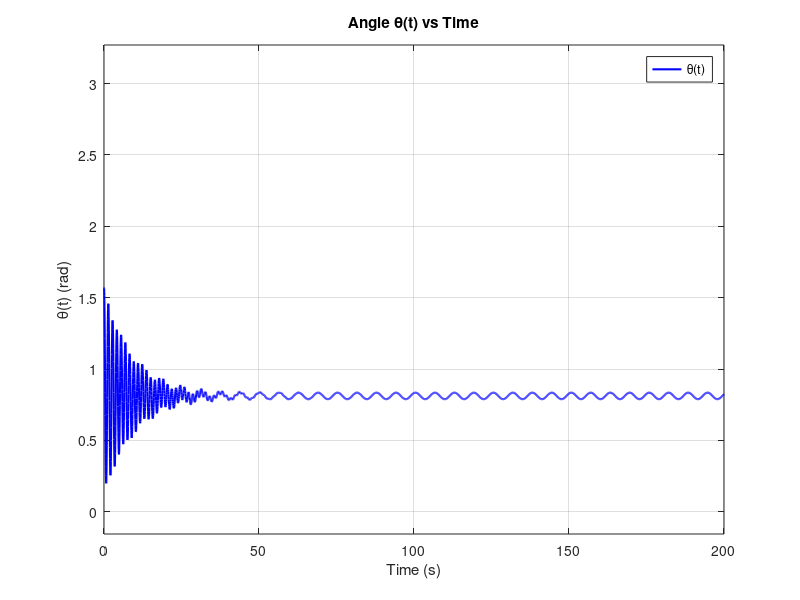
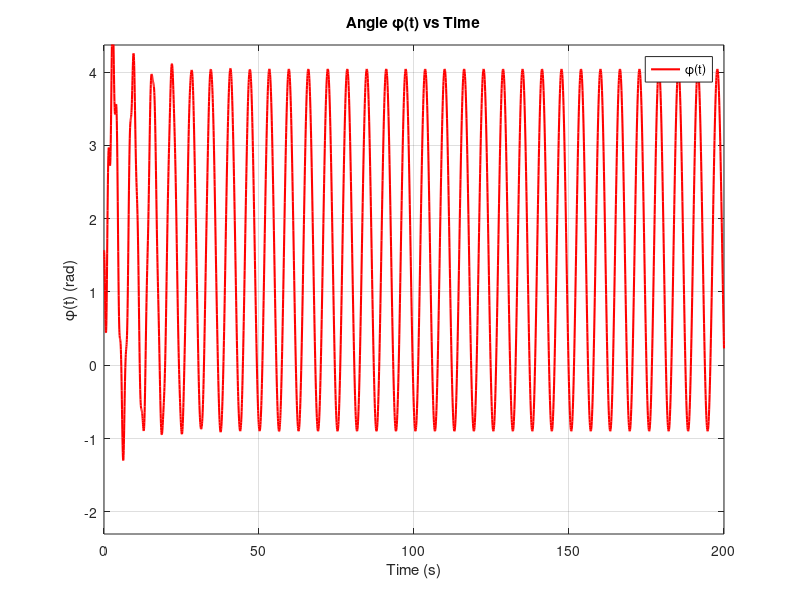
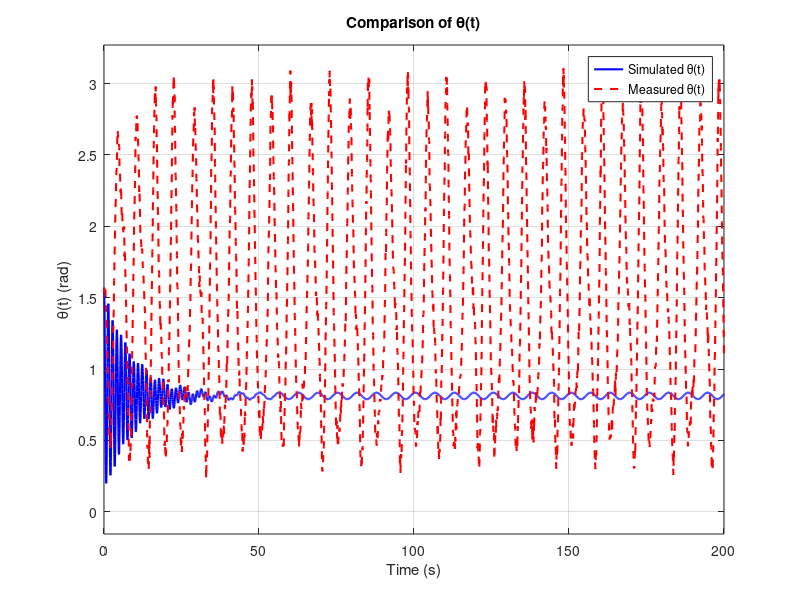
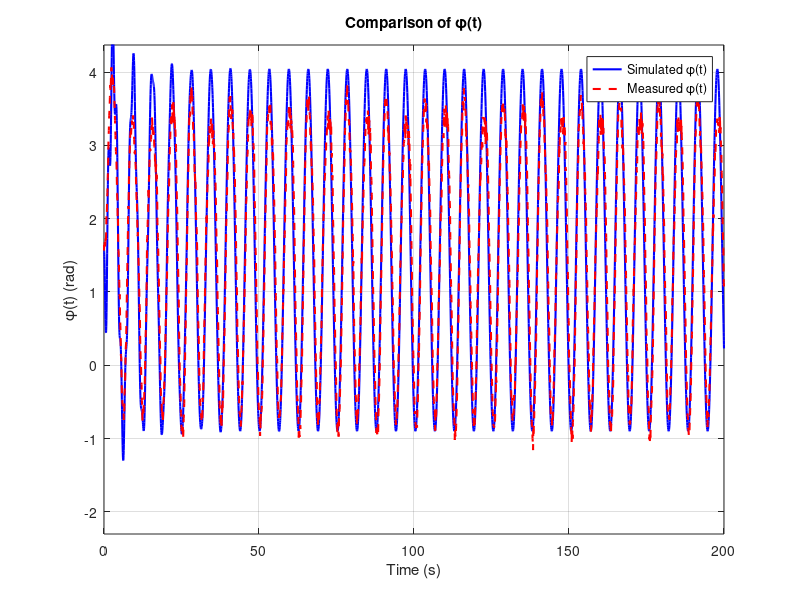

Recreate these plots in MATLAB, in order.
%% Reaction Wheel Pendulum Simulation and Comparison
% This script computes the EoMs, simulates the system, and compares the results with measured signals.

% Clear workspace and command window
clear; clc;



% Define system parameters
g = 9.81;          % Gravitational acceleration (m/s^2)
lp = 0.5;          % Pendulum arm center of mass distance to point A (m)
lw = 1;            % Reaction wheel center of mass distance to point A (m)
mp = 1;            % Mass of the pendulum arm (kg)
mw = 0.2;          % Mass of the reaction wheel and the motor (kg)
Jp = 0.083;        % Rotational inertia of the pendulum arm w.r.t. its center of mass (kg·m^2)
Jw = 0.1;          % Rotational inertia of the reaction wheel w.r.t. its center of mass (kg·m^2)
dtheta = 0.1;      % Rotational damping coefficient of the pendulum arm (N·m·s/rad)
dphi = 0.2;        % Rotational damping coefficient of the wheel (N·m·s/rad)
ktheta = 6.558;    % Rotational spring coefficient of the pendulum arm (N·m/rad)
kphi = 0.114;      % Rotational spring coefficient of the wheel (N·m/rad)
theta_ref = pi/2;  % Resting position of the pendulum arm spring (rad)
phi_ref = pi/2;    % Resting position of the wheel spring (rad)

% Pack parameters into a struct
params = struct('g', g, 'lp', lp, 'lw', lw, 'mp', mp, 'mw', mw, ...
                'Jp', Jp, 'Jw', Jw, 'dtheta', dtheta, 'dphi', dphi, ...
                'ktheta', ktheta, 'kphi', kphi, 'theta_ref', theta_ref, ...
                'phi_ref', phi_ref);

% Define the Equations of Motion (EoMs) as a function
function dqdt = RWP_EOM(t, q, params)
    % Unpack parameters
    g = params.g;
    lp = params.lp;
    lw = params.lw;
    mp = params.mp;
    mw = params.mw;
    Jp = params.Jp;
    Jw = params.Jw;
    dtheta = params.dtheta;
    dphi = params.dphi;
    ktheta = params.ktheta;
    kphi = params.kphi;
    theta_ref = params.theta_ref;
    phi_ref = params.phi_ref;

    % Unpack state variables
    theta = q(1);       % Angle θ(t)
    phi = q(2);         % Angle ϕ(t)
    theta_dot = q(3);   % Angular velocity θ̇(t)
    phi_dot = q(4);     % Angular velocity ϕ̇(t)

    % Define inputs
    tau = (1/2) * sin(t);            % External applied torque τ(t)
    spd = (1/2) + (1/5) * sin(2*t);  % Prescribed displacement x(t)
    % Note: spd(t) is not directly used in this EoM as the cart is massless

    % Compute the mass matrix M(q)
    M11 = Jp + mp * lp^2 + Jw + mw * lw^2;  % M(1,1) element
    M12 = -Jw;                              % M(1,2) element
    M21 = -Jw;                              % M(2,1) element
    M22 = Jw;                               % M(2,2) element

    % Assemble the mass matrix M
    M = [M11, M12;
         M21, M22];

    % Compute the generalized forces F(q, q_dot, t)
    F1 = -mp * g * lp * sin(theta) - mw * g * lw * sin(theta) ... % Gravitational forces
         - dtheta * theta_dot ...                                  % Damping on θ
         - ktheta * (theta - theta_ref);                           % Spring force on θ

    F2 = tau ...                                                   % External torque τ(t)
         - dphi * (phi_dot - theta_dot) ...                        % Damping between ϕ and θ
         - kphi * (phi - phi_ref);                                 % Spring force on ϕ

    % Compute the accelerations q̈
    q_ddot = M \ [F1; F2];

    % Assemble the derivatives dqdt
    dqdt = [theta_dot;             % θ̇(t)
            phi_dot;               % ϕ̇(t)
            q_ddot(1);             % θ̈(t)
            q_ddot(2)];            % ϕ̈(t)
end

%% Question f) - Simulate the System

% Define initial conditions
theta0 = pi/2;  % Initial angle θ(0) = π/2 rad
phi0 = pi/2;    % Initial angle ϕ(0) = π/2 rad
theta_dot0 = 0; % Initial angular velocity θ̇(0) = 0 rad/s
phi_dot0 = 0;   % Initial angular velocity ϕ̇(0) = 0 rad/s

% Combine initial conditions into a vector q0
q0 = [theta0; phi0; theta_dot0; phi_dot0];

% Define simulation time span
t_start = 0;     % Start time (s)
t_end = 200;     % End time (s)
tspan = [t_start, t_end];  % Time interval for simulation

% Solve the system of ODEs using ode45 solver
[t, q] = ode45(@(t, q) RWP_EOM(t, q, params), tspan, q0);

% Extract the angles θ(t) and ϕ(t) from the solution q
theta = q(:, 1);  % Angle θ(t)
phi = q(:, 2);    % Angle ϕ(t)

% Plot the angle θ(t) over time
figure;
plot(t, theta, 'b', 'LineWidth', 1.5);
title('Angle \theta(t) vs Time');
xlabel('Time (s)');
ylabel('\theta(t) (rad)');
xlim([0, 200]);
ylim([-0.156, 3.27]);
grid on;
legend('\theta(t)');

% Plot the angle ϕ(t) over time
figure;
plot(t, phi, 'r', 'LineWidth', 1.5);
title('Angle \phi(t) vs Time');
xlabel('Time (s)');
ylabel('\phi(t) (rad)');
xlim([0, 200]);
ylim([-2.303, 4.37]);
grid on;
legend('\phi(t)');

%% Question g) - Compare Simulated Outputs with Measured Signals

% Load the provided measured signals
load('MeasuredSignals.mat');  % Ensure 'MeasuredSignals.mat' is in the current directory

% Check available fields in MeasuredSignals
availableFields = fieldnames(MeasuredSignals)

% Compare θ(t) if available
if ismember('theta', availableFields)
    figure;
    plot(t, theta, 'b', 'LineWidth', 1.5);
    hold on;
    plot(MeasuredSignals.t, MeasuredSignals.theta, 'r--', 'LineWidth', 1.5);
    title('Comparison of \theta(t)');
    xlabel('Time (s)');
    ylabel('\theta(t) (rad)');
    xlim([0, 200]);
    ylim([-0.156, 3.27]);
    grid on;
    legend('Simulated \theta(t)', 'Measured \theta(t)');
    hold off;
else
    warning('Measured \theta(t) data not available.');
end

% Compare ϕ(t) if available
if ismember('varphi', availableFields)
    figure;
    plot(t, phi, 'b', 'LineWidth', 1.5);  % Plot simulated ϕ(t)
    hold on;
    plot(MeasuredSignals.t, MeasuredSignals.varphi, 'r--', 'LineWidth', 1.5);  % Use MeasuredSignals.varphi
    title('Comparison of \phi(t)');
    xlabel('Time (s)');
    ylabel('\phi(t) (rad)');
    xlim([0, 200]);
    ylim([-2.303, 4.37]);
    grid on;
    legend('Simulated \phi(t)', 'Measured \phi(t)');
    hold off;
else
    warning('Measured \phi(t) data not available.');
end

% Analyze differences between simulated and measured data
% Potential reasons for discrepancies:
% - Modeling assumptions and simplifications
% - Parameter estimation errors
% - Measurement noise or inaccuracies
% - Unmodeled effects such as friction or external disturbances
